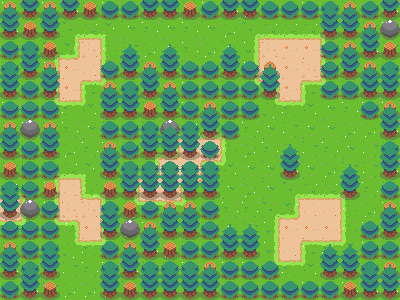

A level layout from a 2D game, rendered from its tile map. Below: a short description, then the map file with its tile-grid data intact:
An orthogonal 20x15 tile map with 20x20 px tiles, 3 tile layers (background, solid, foreground).

<map version="1.0" tiledversion="1.1.6" orientation="orthogonal" renderorder="right-down" width="20" height="15" tilewidth="20" tileheight="20" infinite="0" nextobjectid="1">
 <tileset firstgid="1" name="tiles" tilewidth="20" tileheight="20" tilecount="300" columns="20">
  <image source="../images/tiles.png" width="400" height="300" />
  <terraintypes>
   <terrain name="grass" tile="0" />
   <terrain name="dirt" tile="23" />
  </terraintypes>
  <tile id="0" terrain="0,0,0,0" />
  <tile id="1" terrain="0,0,0,0" />
  <tile id="2" terrain="0,0,0,1" />
  <tile id="3" terrain="0,0,1,1" />
  <tile id="4" terrain="0,0,1,0" />
  <tile id="5" terrain="1,1,1,0" />
  <tile id="6" terrain="1,1,0,1" />
  <tile id="20" terrain="0,0,0,0" />
  <tile id="21" terrain="0,0,0,0" />
  <tile id="22" terrain="0,1,0,1" />
  <tile id="23" terrain="1,1,1,1" />
  <tile id="24" terrain="1,0,1,0" />
  <tile id="25" terrain="1,0,1,1" />
  <tile id="26" terrain="0,1,1,1" />
  <tile id="40" terrain="1,1,1,1" />
  <tile id="41" terrain="1,1,1,1" />
  <tile id="42" terrain="0,1,0,0" />
  <tile id="43" terrain="1,1,0,0" />
  <tile id="44" terrain="1,0,0,0" />
 </tileset>
 <layer name="background" width="20" height="15">
  <data encoding="csv">
1,2,1,1,22,1,2,21,2,2,1,1,21,2,21,1,22,2,21,1,
1,21,22,3,4,5,2,1,2,1,2,21,3,4,4,4,5,22,22,1,
21,21,3,27,24,25,22,21,2,1,21,2,23,24,42,42,25,21,1,22,
22,22,23,42,41,25,21,2,21,2,21,21,23,41,42,24,25,22,21,22,
22,2,23,42,6,45,21,21,21,1,21,2,43,7,42,6,45,2,22,2,
1,21,43,44,45,2,22,22,2,1,2,2,22,43,44,45,2,1,1,1,
22,1,22,1,2,22,2,22,3,4,4,5,1,2,22,2,2,21,21,1,
2,2,22,21,1,1,22,3,27,42,41,25,21,1,21,22,1,2,22,22,
22,2,3,4,5,21,3,27,41,41,6,45,2,2,1,2,21,22,22,1,
4,5,23,41,26,5,23,24,41,6,45,2,21,2,3,4,4,5,1,22,
41,25,23,24,24,25,43,44,44,45,22,1,1,3,27,41,41,25,21,1,
44,45,43,7,42,25,21,1,2,2,22,2,22,23,42,42,42,25,1,2,
22,22,21,43,44,45,2,1,21,2,22,2,22,23,41,6,44,45,1,2,
1,2,21,22,1,1,1,22,22,1,21,1,1,43,44,45,21,21,21,2,
22,1,22,21,21,21,2,22,22,2,22,21,21,21,21,1,22,1,1,1
</data>
 </layer>
 <layer name="solid" width="20" height="15">
  <data encoding="csv">
28,28,28,28,28,10,10,28,28,28,10,28,28,10,10,10,10,28,10,28,
28,28,28,0,0,0,0,0,0,0,0,0,0,0,0,0,28,28,28,30,
10,10,28,0,0,0,0,0,0,0,0,0,0,0,0,0,10,28,28,28,
10,28,28,0,0,10,28,28,28,10,10,28,10,28,0,0,10,28,28,10,
28,10,28,0,0,28,10,28,28,10,10,10,10,28,0,0,10,10,28,28,
10,10,10,0,0,28,28,28,28,10,28,10,10,0,0,0,0,0,10,28,
28,30,28,0,0,10,10,10,30,10,28,10,0,0,0,0,0,0,0,28,
28,10,28,0,0,28,10,28,28,28,10,0,0,0,0,0,0,0,0,10,
28,10,10,0,0,28,10,10,10,10,10,0,0,0,28,0,0,0,0,28,
10,10,28,0,0,28,28,28,28,28,28,0,0,0,0,0,0,28,0,10,
28,30,10,0,0,10,28,10,28,28,10,0,0,0,0,0,0,0,0,28,
10,10,10,0,0,28,30,28,28,28,10,0,0,0,0,0,0,0,10,28,
28,10,10,0,0,10,28,28,28,10,10,28,28,0,0,0,0,0,10,10,
28,10,28,0,0,10,28,10,10,10,28,10,10,10,0,0,28,28,10,28,
10,28,28,0,0,28,28,28,28,28,28,10,10,10,10,10,10,28,28,28
</data>
 </layer>
 <layer name="foreground" width="20" height="15">
  <data encoding="csv">
9,29,9,29,0,0,0,29,29,0,0,29,29,0,0,0,9,9,0,29,
29,0,29,0,0,0,0,0,0,0,0,0,0,0,0,0,29,29,9,0,
0,9,0,0,0,0,9,0,9,0,0,9,0,0,0,0,0,9,29,0,
9,29,9,0,0,0,29,9,29,0,0,29,0,9,0,0,0,29,9,9,
29,0,29,0,0,9,9,29,9,0,0,0,0,29,0,0,0,0,29,29,
0,0,0,0,0,29,29,0,29,0,9,0,0,0,0,0,0,0,0,9,
9,0,9,0,0,0,0,9,9,9,29,0,0,0,0,0,0,0,0,29,
29,0,29,0,0,9,0,29,29,29,0,0,0,0,9,0,0,0,0,9,
0,0,0,0,0,29,9,9,9,9,9,0,0,0,29,0,0,9,0,29,
9,0,0,0,0,0,29,29,29,29,29,0,0,0,0,0,0,29,0,0,
29,0,0,0,0,9,0,0,9,9,0,0,0,0,0,0,0,0,0,9,
0,0,0,0,0,29,0,9,29,29,0,9,9,0,0,0,0,0,0,29,
9,0,9,0,0,0,9,29,0,0,0,29,29,0,0,0,9,9,0,0,
29,9,29,0,0,9,29,9,9,9,9,0,0,0,0,0,29,29,9,9,
0,29,0,0,0,29,0,29,29,29,29,0,0,0,0,0,0,0,29,29
</data>
 </layer>
</map>